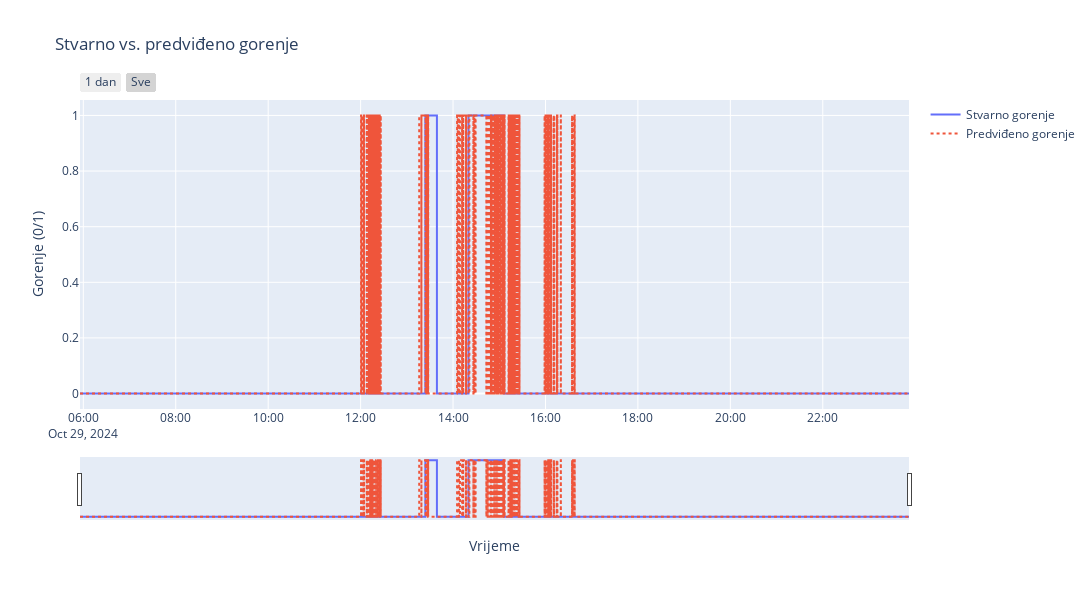

Write notebook code for a chart like this one.
### Code cell
import plotly.graph_objects as go
import pandas as pd

# # 1 – pretvori u 1D nizove
# ts_test_arr     = np.asarray(ts_test)
# y_test_arr      = y_test.flatten()
# y_pred_arr      = y_pred_class.flatten()

# # 2 – uzmi zajedničku minimalnu duljinu
# n = min(len(ts_test_arr), len(y_test_arr), len(y_pred_arr))

# # 3 – izreži
# ts_test_arr  = ts_test_arr[:n]
# y_test_arr   = y_test_arr[:n]
# y_pred_arr   = y_pred_arr[:n]

df_plot = pd.DataFrame({
    'timestamp': pd.to_datetime(ts_test),
    'Actual':    y_test.flatten(),
    'Predicted': y_pred_class.flatten()
})

fig = go.Figure()

# Stvarni podaci
fig.add_trace(go.Scatter(
    x=df_plot['timestamp'],
    y=df_plot['Actual'],
    mode='lines',
    name='Stvarno gorenje',
    line_shape='hv',
    connectgaps=False
))

# Predviđeni podaci
fig.add_trace(go.Scatter(
    x=df_plot['timestamp'],
    y=df_plot['Predicted'],
    mode='lines',
    name='Predviđeno gorenje',
    line=dict(dash='dot'),
    line_shape='hv',
    connectgaps=False
))

fig.update_layout(
    title="Stvarno vs. predviđeno gorenje",
    xaxis_title="Vrijeme",
    yaxis_title="Gorenje (0/1)",
    width=1200,
    height=600,
    xaxis=dict(
        rangeselector=dict(
            buttons=[
                dict(count=1, label="1 dan", step="day", stepmode="backward"),
                dict(step="all", label="Sve")
            ]
        ),
        rangeslider=dict(visible=True),
        type="date"
    )
)

fig.show()

df_plot.to_csv("prediction.csv", index=False)

### Figure 1 — Plotly figure (JSON) as saved in the notebook; plotly's stock layout.template omitted (floating-point values rounded to 4 significant figures; data arrays with more than 128 entries replaced by an {"elided": "..."} marker saying what was removed)
{"data": [{"connectgaps": false, "line": {"shape": "hv"}, "mode": "lines", "name": "Stvarno gorenje", "type": "scatter", "x": {"elided": "7857 str values"}, "y": {"elided": "7857 int values"}}, {"connectgaps": false, "line": {"dash": "dot", "shape": "hv"}, "mode": "lines", "name": "Predviđeno gorenje", "type": "scatter", "x": {"elided": "7857 str values"}, "y": {"elided": "7857 int values"}}], "layout": {"height": 600, "title": {"text": "Stvarno vs. predviđeno gorenje"}, "width": 1200, "xaxis": {"rangeselector": {"buttons": [{"count": 1, "label": "1 dan", "step": "day", "stepmode": "backward"}, {"label": "Sve", "step": "all"}]}, "rangeslider": {"visible": true}, "title": {"text": "Vrijeme"}, "type": "date"}, "yaxis": {"title": {"text": "Gorenje (0/1)"}}}}
